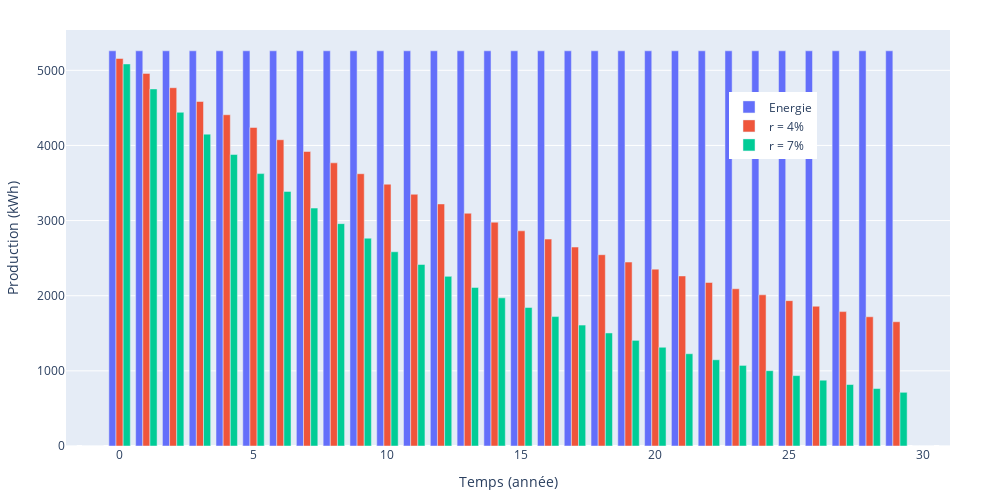

The cell this chart's notebook holds for it:
### Markdown cell above
Energy

### Code cell
fig = go.Figure()

if b_production:
    fig.add_trace(go.Bar(
        name="Energie",
        x=df[first_key]["Année"], y=df[first_key]["Energie"]
    ))
    for key in df:
        fig.add_trace(go.Bar(name=key,x=df[key]["Année"], y=df[key]["Energie A"]))

fig.update_layout(title="",
                  xaxis_title="Temps (année)",
                  yaxis_title="Production (kWh)",
                  width=1000,
                  height=500,
                  margin=dict(l=50,r=50,b=30,t=30),
                  legend=dict(y=0.85,x=0.75)
                 )
fig.update_xaxes(range=[production_start-2,production_stop+2])

### Figure 1 — Plotly figure (JSON) as saved in the notebook; plotly's stock layout.template omitted (floating-point values rounded to 4 significant figures)
{"data": [{"name": "Energie", "type": "bar", "x": [-20, -19, -18, -17, -16, -15, -14, -13, -12, -11, -10, -9, -8, -7, -6, -5, -4, -3, -2, -1, 0, 1, 2, 3, 4, 5, 6, 7, 8, 9, 10, 11, 12, 13, 14, 15, 16, 17, 18, 19, 20, 21, 22, 23, 24, 25, 26, 27, 28, 29, 30, 31, 32, 33, 34, 35, 36, 37, 38, 39, 40, 41, 42, 43, 44, 45, 46, 47, 48, 49, 50, 51, 52, 53, 54, 55, 56, 57, 58, 59, 60, 61, 62, 63, 64, 65, 66, 67, 68, 69, 70, 71, 72, 73, 74, 75, 76, 77, 78, 79, 80, 81, 82, 83, 84, 85, 86, 87, 88, 89], "y": [0, 0, 0, 0, 0, 0, 0, 0, 0, 0, 0, 0, 0, 0, 0, 0, 0, 0, 0, 0, 5260.0, 5260.0, 5260.0, 5260.0, 5260.0, 5260.0, 5260.0, 5260.0, 5260.0, 5260.0, 5260.0, 5260.0, 5260.0, 5260.0, 5260.0, 5260.0, 5260.0, 5260.0, 5260.0, 5260.0, 5260.0, 5260.0, 5260.0, 5260.0, 5260.0, 5260.0, 5260.0, 5260.0, 5260.0, 5260.0, 0, 0, 0, 0, 0, 0, 0, 0, 0, 0, 0, 0, 0, 0, 0, 0, 0, 0, 0, 0, 0, 0, 0, 0, 0, 0, 0, 0, 0, 0, 0, 0, 0, 0, 0, 0, 0, 0, 0, 0, 0, 0, 0, 0, 0, 0, 0, 0, 0, 0, 0, 0, 0, 0, 0, 0, 0, 0, 0, 0]}, {"name": "r = 4%", "type": "bar", "x": [-20, -19, -18, -17, -16, -15, -14, -13, -12, -11, -10, -9, -8, -7, -6, -5, -4, -3, -2, -1, 0, 1, 2, 3, 4, 5, 6, 7, 8, 9, 10, 11, 12, 13, 14, 15, 16, 17, 18, 19, 20, 21, 22, 23, 24, 25, 26, 27, 28, 29, 30, 31, 32, 33, 34, 35, 36, 37, 38, 39, 40, 41, 42, 43, 44, 45, 46, 47, 48, 49, 50, 51, 52, 53, 54, 55, 56, 57, 58, 59, 60, 61, 62, 63, 64, 65, 66, 67, 68, 69, 70, 71, 72, 73, 74, 75, 76, 77, 78, 79, 80, 81, 82, 83, 84, 85, 86, 87, 88, 89], "y": [0, 0, 0, 0, 0, 0, 0, 0, 0, 0, 0, 0, 0, 0, 0, 0, 0, 0, 0, 0, 5157.0, 4959.0, 4768.0, 4585.0, 4409.0, 4239.0, 4076.0, 3919.0, 3769.0, 3624.0, 3484.0, 3350.0, 3221.0, 3097.0, 2978.0, 2864.0, 2754.0, 2648.0, 2546.0, 2448.0, 2354.0, 2263.0, 2176.0, 2093.0, 2012.0, 1935.0, 1860.0, 1789.0, 1720.0, 1654.0, 0, 0, 0, 0, 0, 0, 0, 0, 0, 0, 0, 0, 0, 0, 0, 0, 0, 0, 0, 0, 0, 0, 0, 0, 0, 0, 0, 0, 0, 0, 0, 0, 0, 0, 0, 0, 0, 0, 0, 0, 0, 0, 0, 0, 0, 0, 0, 0, 0, 0, 0, 0, 0, 0, 0, 0, 0, 0, 0, 0]}, {"name": "r = 7%", "type": "bar", "x": [-20, -19, -18, -17, -16, -15, -14, -13, -12, -11, -10, -9, -8, -7, -6, -5, -4, -3, -2, -1, 0, 1, 2, 3, 4, 5, 6, 7, 8, 9, 10, 11, 12, 13, 14, 15, 16, 17, 18, 19, 20, 21, 22, 23, 24, 25, 26, 27, 28, 29, 30, 31, 32, 33, 34, 35, 36, 37, 38, 39, 40, 41, 42, 43, 44, 45, 46, 47, 48, 49, 50, 51, 52, 53, 54, 55, 56, 57, 58, 59, 60, 61, 62, 63, 64, 65, 66, 67, 68, 69, 70, 71, 72, 73, 74, 75, 76, 77, 78, 79, 80, 81, 82, 83, 84, 85, 86, 87, 88, 89], "y": [0, 0, 0, 0, 0, 0, 0, 0, 0, 0, 0, 0, 0, 0, 0, 0, 0, 0, 0, 0, 5085.0, 4752.0, 4441.0, 4151.0, 3879.0, 3625.0, 3388.0, 3166.0, 2959.0, 2766.0, 2585.0, 2416.0, 2258.0, 2110.0, 1972.0, 1843.0, 1722.0, 1610.0, 1504.0, 1406.0, 1314.0, 1228.0, 1148.0, 1073.0, 1002.0, 936.8, 875.6, 818.3, 764.7, 714.7, 0, 0, 0, 0, 0, 0, 0, 0, 0, 0, 0, 0, 0, 0, 0, 0, 0, 0, 0, 0, 0, 0, 0, 0, 0, 0, 0, 0, 0, 0, 0, 0, 0, 0, 0, 0, 0, 0, 0, 0, 0, 0, 0, 0, 0, 0, 0, 0, 0, 0, 0, 0, 0, 0, 0, 0, 0, 0, 0, 0]}], "layout": {"height": 500, "legend": {"x": 0.75, "y": 0.85}, "margin": {"b": 30, "l": 50, "r": 50, "t": 30}, "title": {"text": ""}, "width": 1000, "xaxis": {"range": [-2, 31], "title": {"text": "Temps (année)"}, "type": "linear"}, "yaxis": {"autorange": true, "range": [0, 5536.0], "title": {"text": "Production (kWh)"}, "type": "linear"}}}
